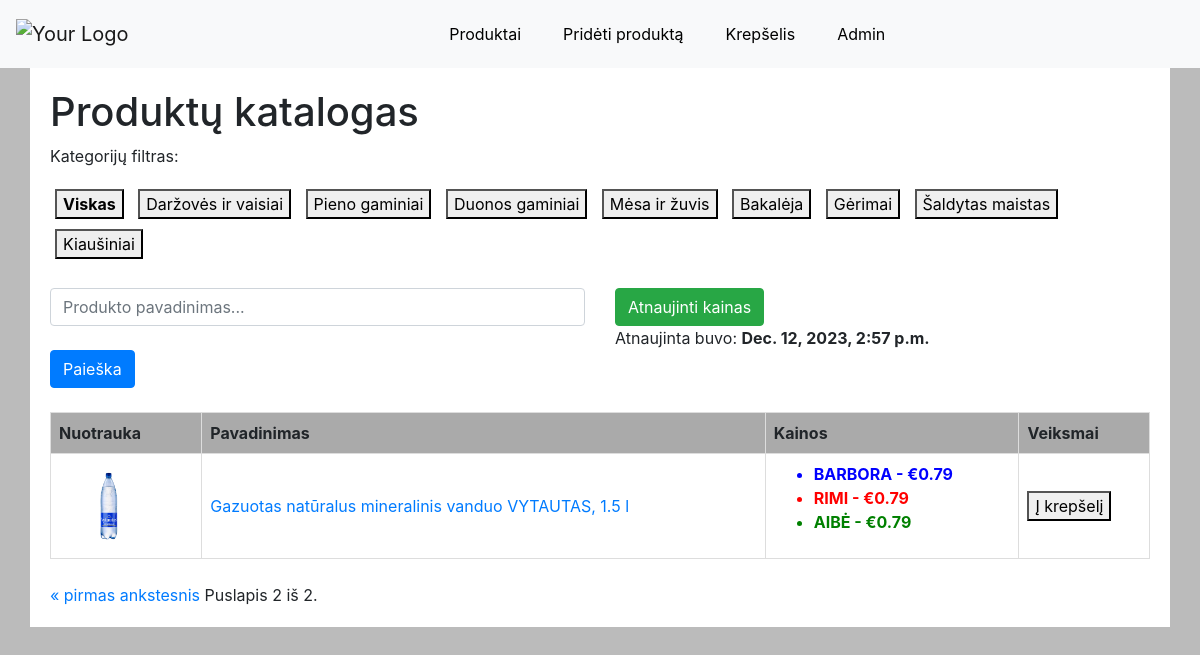
Page /foodonline/products?page=2 on the committed database.
### foodonline/models.py (models this page shows, shortened)
class Category(models.Model):
    name = models.CharField(max_length=100)

class Product(models.Model):
    name = models.CharField(max_length=300, unique=True)
    shop_url_1 = models.URLField(blank=True, null=True, verbose_name="BARBORA", unique=True)
    shop_url_2 = models.URLField(blank=True, null=True, verbose_name="RIMI", unique=True)
    shop_url_3 = models.URLField(blank=True, null=True, verbose_name="AIBĖ", unique=True)
    category = models.ForeignKey(Category, on_delete=models.SET_NULL, null=True, blank=True)
    image = models.ImageField(upload_to='products', blank=True, null=True)
    last_update = models.DateTimeField(auto_now=True)
    class Meta:
        unique_together = ('shop_url_1', 'shop_url_2', 'shop_url_3')

class Price(models.Model):
    product = models.ForeignKey(Product, on_delete=models.CASCADE)
    shop = models.ForeignKey(Shop, on_delete=models.CASCADE)
    price = models.DecimalField(max_digits=10, decimal_places=2)

class Shop(models.Model):
    name = models.CharField(max_length=100)

### foodonline/views.py (the view)
# urls.py: path('products', views.all_products, name='products'),
def all_products(request):
    try:
        categories = Category.objects.all()
        products = Product.objects.all()
        category_id = request.GET.get('category_id')
        if category_id:
            products = products.filter(category_id=category_id)
        query = request.GET.get('query')
        if query:
            products = products.filter(name__icontains=query)
        items_per_page = 5
        paginator = Paginator(products, items_per_page)
        page_number = request.GET.get('page')
        page_obj = paginator.get_page(page_number)
        return render(request, 'all_products.html', {
            'categories': categories,
            'products': products,
            'selected_category_id': category_id,
            'page_obj': page_obj,
        })
    except Exception as e:
        logger.error(f'Error in all_product view: {str(e)}')

### foodonline/templates/all_products.html (shortened to what this page needs)
{% extends "base.html" %}
{% block content %}
<head>
  {% load static %}
  <link rel="stylesheet" href="{% static 'CSS/styles.css' %}">
</head>
<body>
<h1>Produktų katalogas</h1>
<p>Kategorijų filtras:</p>
<div class="category-buttons">
    <form action="{% url 'all_products' %}" method="get">
        <button type="submit" name="category_id" value="" style="margin: 5px;">
            <strong>Viskas</strong>
        </button>
        {% for category in categories %}
            <button type="submit" name="category_id" value="{{ category.id }}" style="margin: 5px;{% if selected_category_id == category.id %} background-color: #ccc;{% endif %}">
                {{ category.name }}
            </button>
        {% endfor %}
    </form>
    <br>
</div>
    <div class="row">
        <div class="col-md-6">
            <form method="GET" action="{% url 'all_products' %}" class="inline-form">
                <input type="text" name="query" placeholder="Produkto pavadinimas..." class="form-control">
                <br>
                <button type="submit" class="btn btn-primary">Paieška</button>
            </form>
        </div>
        <div class="col-md-6">
            <form action="{% url 'update_prices' %}" method="post">
                <button type="submit" class="btn btn-success">Atnaujinti kainas</button>
            </form>
            {% if products %}
                {% for product in products %}
                    {% if forloop.first %}
                        <p>Atnaujinta buvo: <b> {{ product.last_update }} </b></p>
                    {% endif %}
                {% endfor %}
            {% endif %}
        </div>
    </div>
    <br>
<table>
    <thead>
        <tr>
            <th>Nuotrauka</th>
            <th>Pavadinimas</th>
            <th>Kainos</th>
            <th>Veiksmai</th>
        </tr>
    </thead>
    <tbody>
        {% for product in page_obj %}
            <tr>
                <td><a href="{% url 'product_detail' product_id=product.id %}"><img src="{{ product.image.url }}" alt="{{ product.name }}"></a></td>
                <td><a href="{% url 'product_detail' product_id=product.id %}">{{ product.name }}</a></td>
                <td>
                    {% if product.price_set.all %}
                        <ul>
                            {% for price in product.price_set.all %}
                                <li class="shop-price {% if price.shop.name == 'BARBORA' %}shop-price-barbora{% endif %}
                                     {% if price.shop.name == 'RIMI' %}shop-price-rimi{% endif %}
                                     {% if price.shop.name == 'AIBĖ' %}shop-price-aibe{% endif %}">
                                    {{ price.shop.name }} - €{{ price.price }}
                                </li>
                            {% endfor %}
                        </ul>
                    {% else %}
                        Nėra kainų
                    {% endif %}
                </td>
                <td>
                    <form action="{% url 'add_to_cart' product_id=product.id %}" method="post">
                        <button type="submit">Į krepšelį</button>
                    </form>
                </td>
            </tr>
        {% endfor %}
    </tbody>
</table>
<br>
<div class="pagination">
    <span class="step-links">
        {% if page_obj.has_previous %}
            <a href="?page=1">&laquo; pirmas</a>
            <a href="?page={{ page_obj.previous_page_number }}">ankstesnis</a>
        {% endif %}
        <span class="current">
            Puslapis {{ page_obj.number }} iš {{ page_obj.paginator.num_pages }}.
        </span>
    </span>
</div>
</body>
{% endblock %}

### foodonline/static/CSS/styles.css (style rules this page uses)
table { border-collapse: collapse; width: 100%; }
th, td { border: 1px solid #ddd; padding: 8px; text-align: left; }
th { background-color: #aaaaaa; }
img { max-width: 100px; max-height: 100px; }
body { background-color: #bbbbbb; }
.shop-price-barbora { color: blue; / }
.shop-price-rimi { color: red; }
.shop-price-aibe { color: green; }
.shop-price { font-weight: bold; }

### rows in the picture
Category: {{ category.id }} 1 (drawn), name "Daržovės ir vaisiai"
Category: {{ category.id }} 2 (drawn), name "Pieno gaminiai"
Category: {{ category.id }} 3 (drawn), name "Duonos gaminiai"
Category: {{ category.id }} 4 (drawn), name "Mėsa ir žuvis"
Category: {{ category.id }} 5 (drawn), name "Bakalėja"
Category: {{ category.id }} 6 (drawn), name "Gėrimai"
Category: {{ category.id }} 7 (drawn), name "Šaldytas maistas"
Category: {{ category.id }} 8 (drawn), name "Kiaušiniai"
Product: last_update "Dec. 12, 2023, 2:57 p.m."
Product: name "Gazuotas natūralus mineralinis vanduo VYTAUTAS, 1.5 l"
Price: shop.name "BARBORA", price "0.79"
Price: shop.name "RIMI", price "0.79"
Price: shop.name "AIBĖ", price "0.79"

### other values in the picture
{{ page_obj.number }} "2"
{{ page_obj.paginator.num_pages }} "2"
